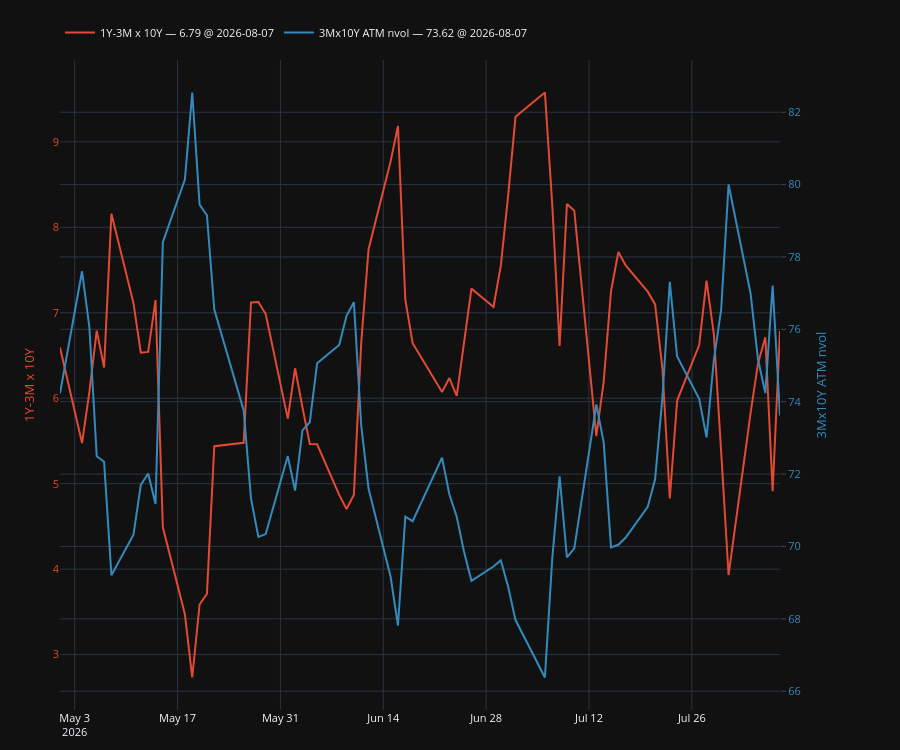

Write notebook code for a chart like this one.
### Markdown cell above
### A vol calendar, priced from cells you already have

`1Yx10Y - 3Mx10Y` in normal vol. Both legs were priced by the ATM cell above, so
this costs nothing to add: the TB cache is keyed on the query, not on the frame
it was asked for.

### Code cell
cal = ts.get_timeseries(
    start=VOL_START,
    end=VOL_END,
    timestamps=VOL_TS,
    queries=[
        UnifiedQuery(curve=VOL_CURVE, selector={"shorthand": "1Yx10Y", "strike": "ATMF"},
                     structure=UnifiedStructure.IRSWAPTION_STRADDLE,
                     value=UnifiedValue.IRSWAPTION_NVOL, name="1Yx10Y ATM nvol"),
        UnifiedQuery(curve=VOL_CURVE, selector={"shorthand": "3Mx10Y", "strike": "ATMF"},
                     structure=UnifiedStructure.IRSWAPTION_STRADDLE,
                     value=UnifiedValue.IRSWAPTION_NVOL, name="3Mx10Y ATM nvol"),
    ],
    routers={"IRSWAPTION": swaption_tb},
    n_jobs=4,
)
cal["1Y-3M x 10Y"] = cal["1Yx10Y ATM nvol"] - cal["3Mx10Y ATM nvol"]

plot, fig, ax, ax2, legend = make_secondary_axis_plot(engine="plotly")
plot(cal["1Y-3M x 10Y"], which="left")
plot(cal["3Mx10Y ATM nvol"], which="right")
legend(valfmt="{:.2f}", show_date=True)

### Figure 1 — Plotly figure (JSON) as saved in the notebook; plotly's stock layout.template omitted (floating-point values rounded to 4 significant figures)
{"data": [{"line": {"color": "#E24A33"}, "mode": "lines", "name": "1Y-3M x 10Y — 6.79 @ 2026-08-07", "showlegend": true, "type": "scatter", "x": ["2026-05-01", "2026-05-04", "2026-05-05", "2026-05-06", "2026-05-07", "2026-05-08", "2026-05-11", "2026-05-12", "2026-05-13", "2026-05-14", "2026-05-15", "2026-05-18", "2026-05-19", "2026-05-20", "2026-05-21", "2026-05-22", "2026-05-26", "2026-05-27", "2026-05-28", "2026-05-29", "2026-06-01", "2026-06-02", "2026-06-03", "2026-06-04", "2026-06-05", "2026-06-08", "2026-06-09", "2026-06-10", "2026-06-11", "2026-06-12", "2026-06-15", "2026-06-16", "2026-06-17", "2026-06-18", "2026-06-22", "2026-06-23", "2026-06-24", "2026-06-25", "2026-06-26", "2026-06-29", "2026-06-30", "2026-07-01", "2026-07-02", "2026-07-06", "2026-07-07", "2026-07-08", "2026-07-09", "2026-07-10", "2026-07-13", "2026-07-14", "2026-07-15", "2026-07-16", "2026-07-17", "2026-07-20", "2026-07-21", "2026-07-22", "2026-07-23", "2026-07-24", "2026-07-27", "2026-07-28", "2026-07-29", "2026-07-30", "2026-07-31", "2026-08-03", "2026-08-04", "2026-08-05", "2026-08-06", "2026-08-07"], "y": [6.592, 5.475, 6.073, 6.791, 6.358, 8.16, 7.113, 6.533, 6.542, 7.148, 4.489, 3.472, 2.732, 3.586, 3.711, 5.438, 5.478, 7.121, 7.125, 6.985, 5.761, 6.35, 5.892, 5.465, 5.461, 4.868, 4.704, 4.87, 6.65, 7.744, 8.771, 9.185, 7.153, 6.644, 6.073, 6.236, 6.026, 6.63, 7.282, 7.067, 7.551, 8.374, 9.293, 9.577, 8.269, 6.611, 8.273, 8.195, 5.557, 6.194, 7.253, 7.711, 7.553, 7.247, 7.098, 6.343, 4.827, 5.973, 6.622, 7.377, 6.749, 5.363, 3.931, 5.828, 6.404, 6.713, 4.911, 6.788], "yaxis": "y"}, {"line": {"color": "#348ABD"}, "mode": "lines", "name": "3Mx10Y ATM nvol — 73.62 @ 2026-08-07", "showlegend": true, "type": "scatter", "x": ["2026-05-01", "2026-05-04", "2026-05-05", "2026-05-06", "2026-05-07", "2026-05-08", "2026-05-11", "2026-05-12", "2026-05-13", "2026-05-14", "2026-05-15", "2026-05-18", "2026-05-19", "2026-05-20", "2026-05-21", "2026-05-22", "2026-05-26", "2026-05-27", "2026-05-28", "2026-05-29", "2026-06-01", "2026-06-02", "2026-06-03", "2026-06-04", "2026-06-05", "2026-06-08", "2026-06-09", "2026-06-10", "2026-06-11", "2026-06-12", "2026-06-15", "2026-06-16", "2026-06-17", "2026-06-18", "2026-06-22", "2026-06-23", "2026-06-24", "2026-06-25", "2026-06-26", "2026-06-29", "2026-06-30", "2026-07-01", "2026-07-02", "2026-07-06", "2026-07-07", "2026-07-08", "2026-07-09", "2026-07-10", "2026-07-13", "2026-07-14", "2026-07-15", "2026-07-16", "2026-07-17", "2026-07-20", "2026-07-21", "2026-07-22", "2026-07-23", "2026-07-24", "2026-07-27", "2026-07-28", "2026-07-29", "2026-07-30", "2026-07-31", "2026-08-03", "2026-08-04", "2026-08-05", "2026-08-06", "2026-08-07"], "y": [74.23, 77.6, 76.05, 72.49, 72.34, 69.21, 70.32, 71.7, 72.01, 71.17, 78.41, 80.14, 82.55, 79.45, 79.15, 76.55, 73.76, 71.32, 70.26, 70.34, 72.5, 71.55, 73.21, 73.43, 75.06, 75.57, 76.37, 76.75, 73.35, 71.59, 69.16, 67.82, 70.82, 70.7, 72.45, 71.44, 70.82, 69.85, 69.05, 69.44, 69.62, 68.89, 67.97, 66.38, 69.66, 71.94, 69.7, 69.95, 73.92, 72.88, 69.97, 70.05, 70.25, 71.1, 71.86, 74.13, 77.31, 75.25, 74.08, 73.01, 75.16, 76.57, 80.0, 76.99, 75.18, 74.24, 77.21, 73.62], "yaxis": "y2"}], "layout": {"font": {"size": 11}, "height": 750, "legend": {"orientation": "h", "x": 0.0, "xanchor": "left", "y": 1.02, "yanchor": "bottom"}, "margin": {"b": 40, "l": 60, "r": 120, "t": 60}, "newshape": {"line": {"color": "red"}}, "title": {}, "xaxis": {"showgrid": true, "showspikes": true, "spikecolor": "white", "spikemode": "across", "spikesnap": "cursor"}, "yaxis": {"showgrid": true, "showspikes": true, "spikecolor": "white", "spikesnap": "cursor", "spikethickness": 0.5, "tickfont": {"color": "#E24A33"}, "title": {"font": {"color": "#E24A33"}, "text": "1Y-3M x 10Y"}}, "yaxis2": {"anchor": "x", "overlaying": "y", "position": 0.98, "showgrid": true, "showspikes": true, "side": "right", "spikecolor": "white", "spikesnap": "cursor", "spikethickness": 0.5, "tickfont": {"color": "#348ABD"}, "ticklabelposition": "outside", "ticks": "outside", "title": {"font": {"color": "#348ABD"}, "standoff": 16, "text": "3Mx10Y ATM nvol"}}}}
